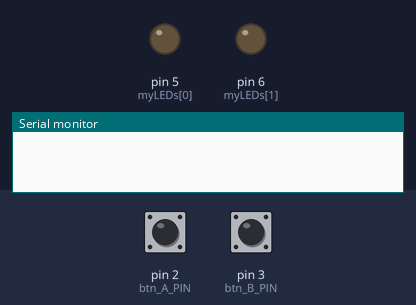
The sketch below on a simulated Arduino Uno, built with avr-gcc and run on an emulated ATmega328P. On the bench: output pins drawn as LEDs (lit = HIGH), the last lines printed to the serial monitor. Dashed ring = blinking. The inputs (shaded band) are chosen by the test bench; at power-on: pin 2 (btn_A_PIN) LOW, pin 3 (btn_B_PIN) LOW.

Above: at 1.2 s.
1.3 s: pin 2 (btn_A_PIN) pulled HIGH for 1 s
At 1.5 s:
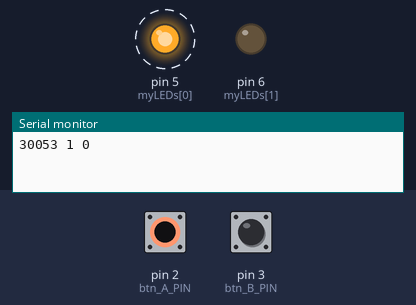
4.1 s: pin 3 (btn_B_PIN) pulled HIGH for 0.15 s
At 4.4 s:
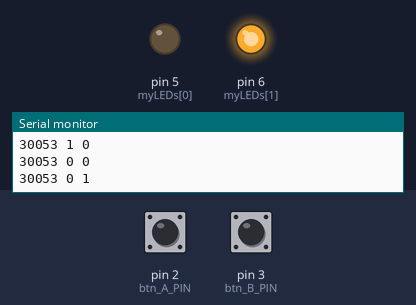
6.1 s: pin 3 (btn_B_PIN) pulled HIGH for 3.2 s
At 7.1 s:
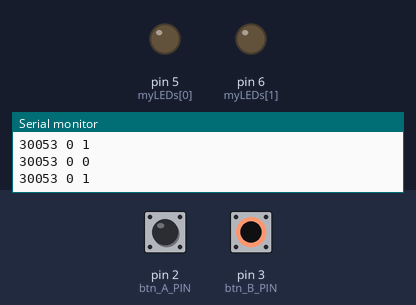
11.1 s: pin 2 (btn_A_PIN) pulled HIGH for 3.2 s
At 11.3 s:
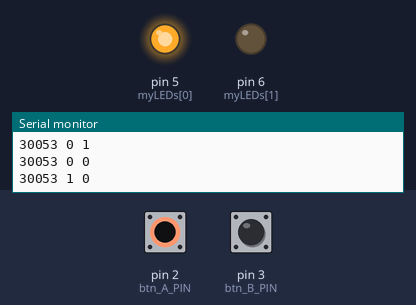
16.1 s: pin 2 (btn_A_PIN) driven HIGH and pin 3 (btn_B_PIN) driven HIGH
At 16.3 s:
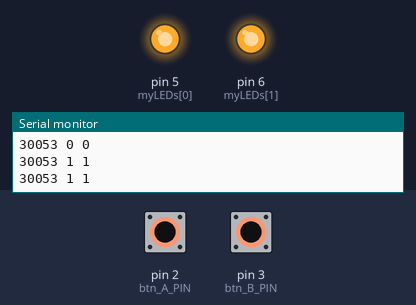
Timing chart, 0 to 18.9 s (numbered marks = the images above; inputs shaded):
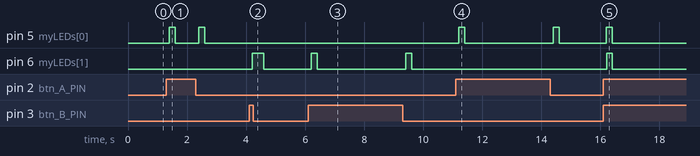

Measured:
- after the input at 1.3 s, pin 5 (myLEDs[0]): alternates HIGH for 0.20 s and LOW for 0.80 s, 4 changes in all, then stays LOW, starting after 0.10 s
- after the input at 4.1 s, pin 6 (myLEDs[1]): LOW → HIGH after 0.10 s, → LOW 0.40 s later
- after the input at 6.1 s, pin 6 (myLEDs[1]): alternates HIGH for 0.20 s and LOW for 3.0 s, starting after 0.10 s
- after the input at 11.1 s, pin 5 (myLEDs[0]): alternates HIGH for 0.20 s and LOW for 3.0 s, starting after 0.11 s
- after the input at 16.1 s, pin 5 (myLEDs[0]), pin 6 (myLEDs[1]): LOW → HIGH after 0.11 s, → LOW 0.20 s later

The sketch:

arduino-exam.ino
```cpp
const int POTEN_PIN = A1;
const int PHOTO_PIN = A3;

const int btn_A_PIN = 2;
const int btn_B_PIN = 3;

int btn_A_value = 0;
int btn_B_value = 0;

int previous_btn_A_value = 0;
int previous_btn_B_value = 0;

int myLEDs[2] = {5, 6};

int actuatorValue = 0;
int previousValue = 0;

void setup() {
  // put your setup code here, to run once:

/*_______________

1) Set the mode for each Pin.
_______________ */

pinMode(btn_A_PIN, INPUT);
pinMode(btn_B_PIN, INPUT);
pinMode(myLEDs[0], OUTPUT);
pinMode(myLEDs[1], OUTPUT);

  Serial.begin(9600);

}

void loop() {
  // put your main code here, to run repeatedly:
   if(Serial.available() > 0) {
    receivingData();
  } else {
    sendingData();
  }

  delay(100);

}

void sendingData() {

  /*_______________

2) Read the value of each pin below
_______________ */

  btn_A_value = digitalRead(btn_A_PIN);
  btn_B_value = digitalRead(btn_B_PIN);

  if (previousValue != actuatorValue) {
    sendSerialMessage(actuatorValue, btn_A_value, btn_B_value);
    previousValue = actuatorValue;
  }

  if (previous_btn_A_value != btn_A_value) {
    sendSerialMessage(actuatorValue, btn_A_value, btn_B_value);
    previous_btn_A_value = btn_A_value;

      digitalWrite(myLEDs[0], HIGH);
  } else {

      digitalWrite(myLEDs[0], LOW);

  }

    if (previous_btn_B_value != btn_B_value) {
    sendSerialMessage(actuatorValue, btn_A_value, btn_B_value);
    previous_btn_B_value = btn_B_value;

      digitalWrite(myLEDs[1], HIGH);

  } else {

      digitalWrite(myLEDs[1], LOW);


  }

  delay(100);
}

/*_______________

3) Print the value of the actuator and the value of each button.

Example:
Serial.print(value);
Serial.print(' ');
Serial.println();
_______________ */

void sendSerialMessage(int actuatorValue, int btn_A_value, int btn_B_value) {

  Serial.print('actuatorValue');
  Serial.print(' ');
  Serial.print(btn_A_value);
  Serial.print(' ');
  Serial.print(btn_B_value);
  Serial.print(' ');
  Serial.println();


}

/*_______________

4) Receive the messages sended by the Game.
S is for scoring: If you score a point, both leds should turn on and off
L is for loosing: If you loose, both leds should turn on
_______________ */

void receivingData() {
  char inByte = Serial.read();

  switch(inByte){
    case 'S':

      break;
    case 'L':

      break;
  }
  Serial.flush();
}
```
